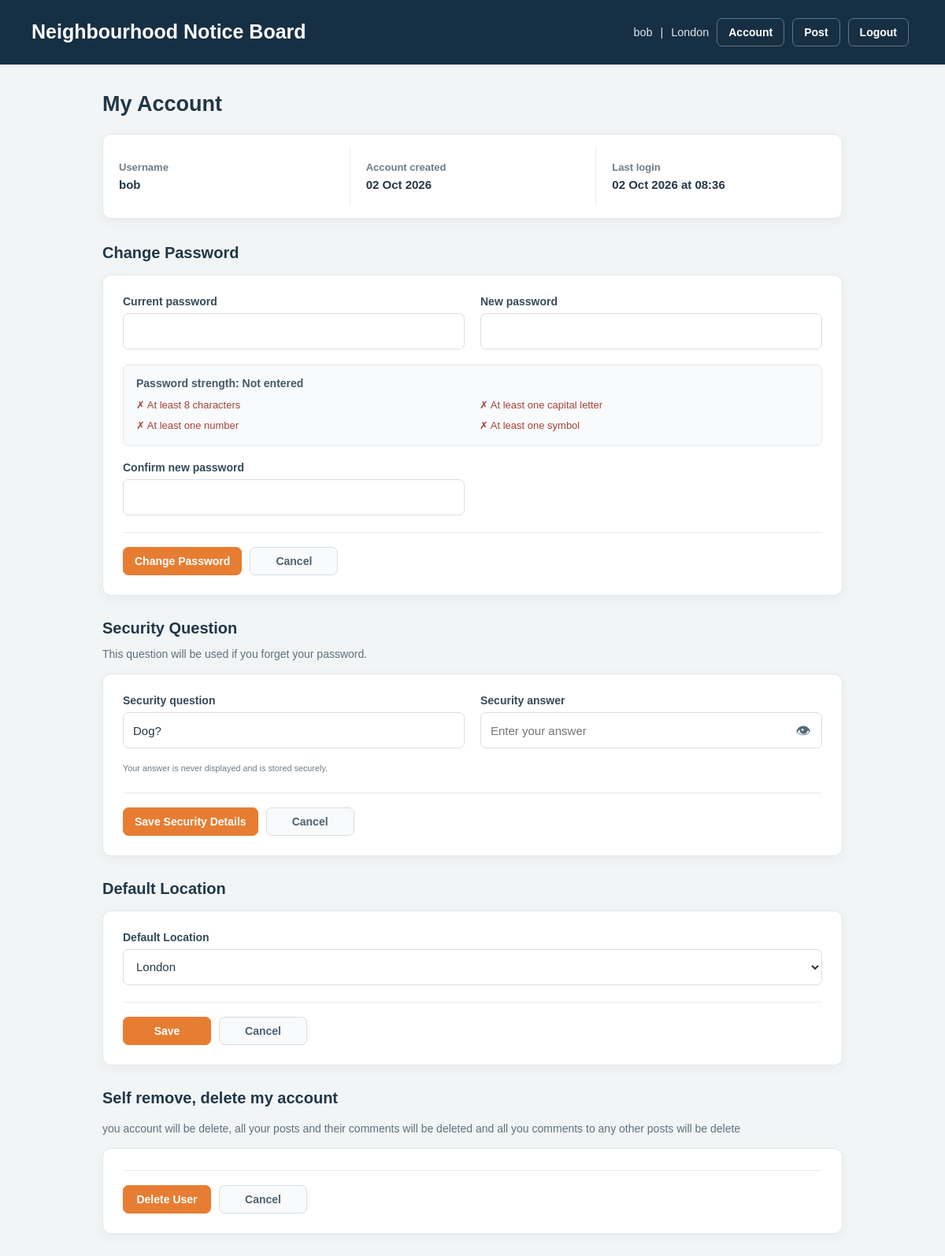
Page /account (signed in) on the earlier database version.
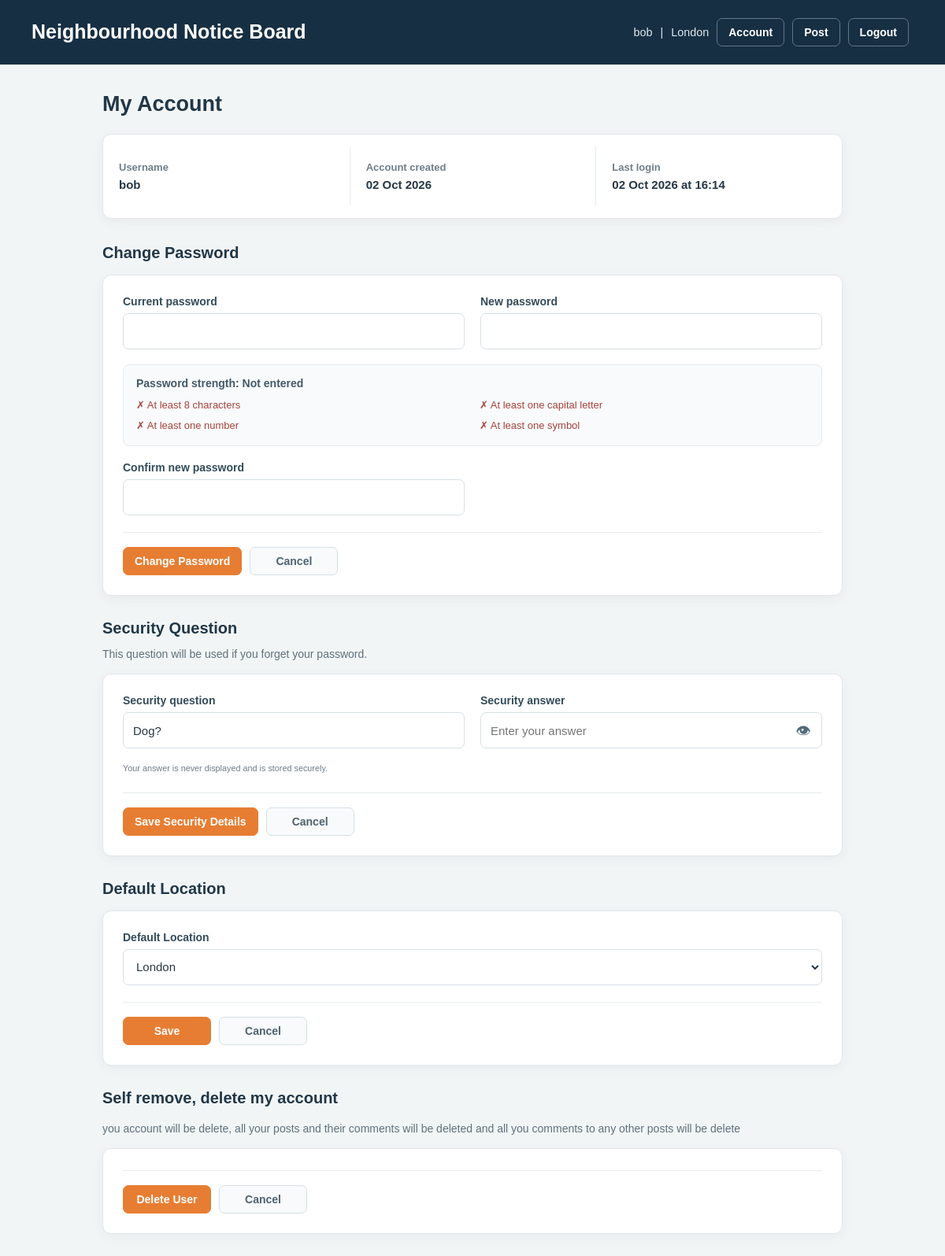
Same page on the later database version.
### models/models.py (models this page shows)
class User(UserMixin, db.Model):
    id = db.Column(db.Integer, primary_key=True)
    username = db.Column(
        db.String(80),
        unique=True,
        nullable=False
    )
    password_hash = db.Column(
        db.String(255),
        nullable=False
    )
    default_location = db.Column(
        db.String(120),
        nullable=False,
        default="Unknown"
    )
    created_at = db.Column(
        db.DateTime,
        default=datetime.utcnow,
        nullable=False
    )
    last_login = db.Column(
        db.DateTime,
        nullable=True
    )
    security_question = db.Column(
        db.String(255),
        nullable=False
    )
    security_answer_hash = db.Column(
        db.String(255),
        nullable=False
    )
    posts = db.relationship(
        "Post",
        backref="author",
        lazy=True
    )
    picked_posts = db.relationship(
        "PostPick",
        backref="user",
        lazy=True,
        cascade="all, delete-orphan"
    )
    comments = db.relationship(
        "Comment",
        backref="author",
        lazy=True,
        cascade="all, delete-orphan"
    )

### routes/account.py (the view, shortened to what this page needs)
@app.route("/account", methods=["GET", "POST"])
@login_required
def account():
    error = None
    success = None
    success_type = None
    locations = load_location_choices()
    for category, message in get_flashed_messages(with_categories=True):
        if category == "account_location_success":
            success = message
            success_type = "location"
    return render_template(
        "account.html",
        error=error,
        success=success,
        success_type=success_type,
        locations=locations,
        current_user=current_user
    )

### app.py (called while the page is built, shortened)
@app.before_request
def ensure_post_expiry_schema():
    global _post_expiry_schema_checked
    if _post_expiry_schema_checked:
        return

@login_manager.user_loader
def load_user(user_id):
    return User.query.get(int(user_id))

### templates/account.html (shortened to what this page needs)
{% extends "base.html" %}
{% block page_styles %}
    <link rel="stylesheet" href="{{ url_for('static', filename='css/public.css') }}">
    <link rel="stylesheet" href="{{ url_for('static', filename='css/post-form.css') }}">
    <link rel="stylesheet" href="{{ url_for('static', filename='css/account.css') }}">
{% endblock %}
{% block body_class %}public-page post-form-page account-page{% endblock %}
{% block content %}
<main class="account-shell">
    <header class="account-heading">
        <h2>My Account</h2>
    </header>
    <section class="account-summary" aria-label="Account information">
        <dl class="account-summary-item">
            <dt>Username</dt>
            <dd>{{ current_user.username }}</dd>
        </dl>
        <dl class="account-summary-item">
            <dt>Account created</dt>
            <dd>{{ current_user.created_at.strftime('%d %b %Y') }}</dd>
        </dl>
        <dl class="account-summary-item">
            <dt>Last login</dt>
            <dd>
                {% if current_user.last_login %}
                    {{ current_user.last_login.strftime('%d %b %Y at %H:%M') }}
                {% else %}
                    Never
                {% endif %}
            </dd>
        </dl>
    </section>
<section class="account-section">
    <header class="account-section-heading">
        <h3>Change Password</h3>
    </header>
    <form method="post" class="post-editor account-form">
        <div class="form-field">
            <label for="current_password">Current password</label>
            <input type="password" id="current_password" name="current_password" required>
        </div>
        <div class="form-field">
            <label for="new_password">New password</label>
            <input type="password" id="new_password" name="new_password" minlength="8" maxlength="25" required>
        </div>
        <div id="password-strength" class="password-guidance">
            <p>
                <strong>Password strength:</strong>
                <span id="strength-text">Not entered</span>
            </p>
            <ul>
                <li id="length-check" class="password-check check-fail">✗ At least 8 characters</li>
                <li id="uppercase-check" class="password-check check-fail">✗ At least one capital letter</li>
                <li id="number-check" class="password-check check-fail">✗ At least one number</li>
                <li id="symbol-check" class="password-check check-fail">✗ At least one symbol</li>
            </ul>
        </div>
        <div class="form-field">
            <label for="confirm_password">Confirm new password</label>
            <input type="password" id="confirm_password" name="confirm_password" minlength="8" maxlength="25" required>
        </div>
        <div class="form-actions">
            <button type="submit" class="post-button primary-action">Change Password</button>
            <a href="{{ url_for('home') }}" class="post-button cancel-action">Cancel</a>
        </div>
    </form>
</section>
<section class="account-section">
    <header class="account-section-heading">
        <h3>Security Question</h3>
        <p class="section-note">This question will be used if you forget your password.</p>
    </header>
    <form method="post" autocomplete="off" class="post-editor account-form">
        <div class="form-field">
            <label for="security_question">Security question</label>
            <input
                type="text"
                id="security_question"
                name="security_question"
                value="{{ current_user.security_question }}"
                minlength="1"
                maxlength="25"
                required
            >
        </div>
        <div class="form-field">
            <label for="security_answer">Security answer</label>
            <div class="password-input-wrap">
                <input
                    type="password"
                    id="security_answer"
                    name="security_answer"
                    minlength="1"
                    maxlength="25"
                    placeholder="Enter your answer"
                    autocomplete="new-password"
                    required
                >
                <button
                    type="button"
                    id="toggle_security_answer"
                    class="password-visibility-toggle"
                    aria-label="Show security answer"
                    aria-controls="security_answer"
                    title="Show security answer"
                >
                    <span aria-hidden="true">&#128065;</span>
                </button>
            </div>
        </div>
        <p class="security-answer-note">
            <small>Your answer is never displayed and is stored securely.</small>
        </p>
        <div class="form-actions">
            <button type="submit" class="post-button primary-action">Save Security Details</button>
            <a href="{{ url_for('home') }}" class="post-button cancel-action">Cancel</a>
        </div>
    </form>
</section>
<section class="account-section">
    <header class="account-section-heading">
        <h3>Default Location</h3>
    </header>
    <form method="post" class="post-editor account-form account-location-form">
        <div class="form-field form-field--wide">
            <label for="default_location">Default Location</label>
            <select id="default_location" name="default_location">
                {% for loc in locations %}
                    <option value="{{ loc }}" {% if loc == current_user.default_location %}selected{% endif %}>
                        {{ loc }}
                    </option>
                {% endfor %}
            </select>
        </div>
        <div class="form-actions">
            <button type="submit" class="post-button primary-action">Save</button>
            <a href="{{ url_for('home') }}" class="post-button cancel-action">Cancel</a>
        </div>
    </form>
</section>
<section class="account-section">
    <header class="account-section-heading">
        <h3>Self remove, delete my account</h3>
    </header>
    <p class="section-note">
        you account will be delete, all your posts and their comments will be deleted and all you comments to any other posts will be delete
    </p>
    <form
        method="post"
        action="{{ url_for('delete_account') }}"
        class="post-editor account-form"
        onsubmit="return confirm('are you sure, there is no recovery possible')"
    >
        <div class="form-actions">
            <button type="submit" class="post-button primary-action">Delete User</button>
            <a href="{{ url_for('home') }}" class="post-button cancel-action">Cancel</a>
        </div>
    </form>
</section>
</main>
{% endblock %}

### templates/base.html (shortened to what this page needs)
<!DOCTYPE html>
<html>
<head>
    {% block page_styles %}{% endblock %}
</head>
<body class="{% block body_class %}{% endblock %}">
    <div class="topbar">
        <h1>Neighbourhood Notice Board</h1>
        <div class="user-info">
            {% if current_user.is_authenticated %}
                <span>{{ current_user.username }}</span>
                <span>|</span>
                <span>{{ current_user.default_location }}</span>
                <a href="{{ url_for('account') }}" class="post-button">Account</a>
                <a href="{{ url_for('create_post') }}" class="post-button">Post</a>
                <form method="post" action="{{ url_for('logout') }}" class="inline-form">
                    <button type="submit" class="post-button">Logout</button>
                </form>
            {% else %}
                <a href="{{ url_for('login') }}" class="post-button">Login</a>
                <a href="{{ url_for('register') }}" class="post-button">Register</a>
            {% endif %}
        </div>
    </div>
    {% block content %}
    {% endblock %}
</body>
</html>

### static/css/public.css (style rules this page uses)
:root { --notice-navy: #172f43; --notice-navy-light: #25475d; --notice-orange: #e77d32; --notice-orange-dark: #c96320; --notice-ink: #263746; --notice-muted: #6e7d88; --notice-line: #e1e7eb; --notice-paper: #ffffff; --notice-ground: #f2f5f6; }
body.public-page { box-sizing: border-box; max-width: none; margin: 0; padding: 0; background: var(--notice-ground); color: var(--notice-ink); font-family: "Aptos", "Trebuchet MS", sans-serif; }
.public-page *, .public-page *::before, .public-page *::after { box-sizing: border-box; }
.public-page .topbar { min-height: 82px; margin: 0; padding: 16px max(24px, calc((100vw - 1120px) / 2)); border: 0; background: var(--notice-navy); color: #fff; }
.public-page .topbar h1 { margin: 0; color: #fff; font-size: 25px; line-height: 1.25; }
.public-page .user-info { display: flex; flex-wrap: wrap; align-items: center; gap: 10px; color: #dce7ed; }
.public-page .user-info a { margin: 0; }
.public-page .topbar .post-button { border-color: #607788; background: transparent; color: #fff; }
.public-page .post-button { padding: 9px 14px; border: 1px solid #d6dfe4; border-radius: 7px; background: #f8fafb; color: #344b5a; font: inherit; font-size: 14px; font-weight: 600; text-decoration: none; cursor: pointer; transition: background-color 0.16s ease, border-color 0.16s ease; }
.public-page .inline-form { display: inline-flex; margin: 0; }

### static/css/post-form.css (style rules this page uses)
.post-form-page .post-editor { display: grid; grid-template-columns: repeat(2, minmax(0, 1fr)); gap: 19px 20px; padding: 25px; border: 1px solid #e1e7eb; border-radius: 11px; background: #fff; box-shadow: 0 4px 14px rgb(29 52 68 / 5%); }
.post-form-page .form-field { display: flex; min-width: 0; flex-direction: column; gap: 7px; }
.post-form-page .form-field--wide { grid-column: 1 / -1; }
.post-form-page .form-field > label, .post-form-page .form-field-label { color: #344b5a; font-size: 14px; font-weight: 700; }
.post-form-page .form-field input[type="text"], .post-form-page .form-field input[type="password"], .post-form-page .form-field select, .post-form-page .form-field textarea { width: 100%; min-height: 46px; padding: 10px 12px; border: 1px solid #d7e0e5; border-radius: 7px; background: #fff; color: #263746; font: inherit; font-size: 15px; }
.post-form-page .form-actions { display: flex; grid-column: 1 / -1; align-items: center; gap: 10px; margin-top: 2px; padding-top: 18px; border-top: 1px solid #e8edef; }
.post-form-page .form-actions .post-button { min-width: 112px; margin: 0; text-align: center; }
.post-form-page .form-actions .primary-action { border-color: #e77d32; background: #e77d32; color: #fff; }
.post-form-page .form-actions .cancel-action { color: #4f6370; }

### templates/base.html (style rules this page uses)
body { font-family: Arial, sans-serif; max-width: 1000px; margin: auto; padding: 20px; }
.topbar { display: flex; justify-content: space-between; align-items: center; margin-bottom: 20px; padding-bottom: 10px; border-bottom: 1px solid #ccc; }
.post-button { display: inline-block; box-sizing: border-box; padding: 6px 12px; margin-right: 6px; background: #e6e6e6; border: 1px solid #ccc; border-radius: 6px; text-decoration: none; color: black; font-family: Arial, sans-serif; font-size: 14px; line-height: normal; cursor: pointer; vertical-align: middle; appearance: none; -webkit-appearance: none; }
.user-info { font-size: 0.9em; }
.user-info a { margin-left: 10px; }
.inline-form { display: inline; margin: 0; }

Differences in the rows shown:
changed User "bob": last_login "02 Oct 2026 at 08:36" → "02 Oct 2026 at 16:14"
